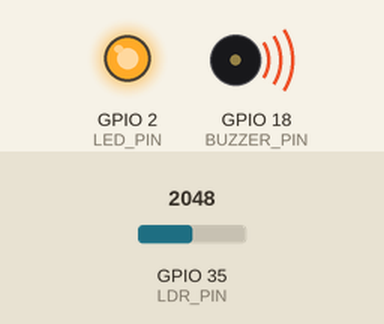
Recording of a sketch running on a simulated ESP32. Parts: output pins drawn as LEDs (lit = HIGH), buzzer (waves = sounding). The inputs (shaded band) are chosen by the test bench; at power-on: GPIO 35 (LDR_PIN) = 2048.

Above: at 1.2 s.
1.3 s: GPIO 35 (LDR_PIN) set to 531
2.8 s: GPIO 35 (LDR_PIN) set to 468
At 3.1 s:
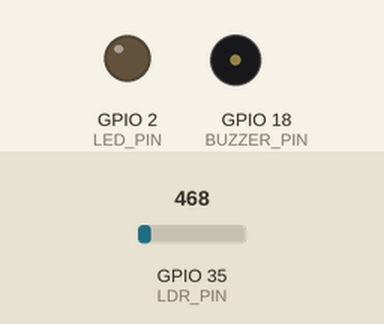
4.3 s: GPIO 35 (LDR_PIN) set to 540
At 5.5 s:
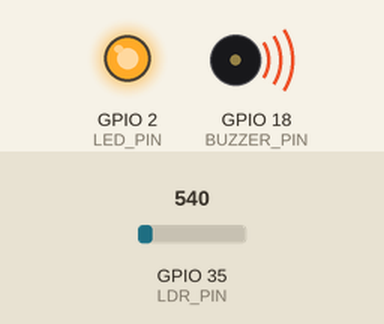
5.8 s: GPIO 35 (LDR_PIN) set to 491
At 6.7 s:
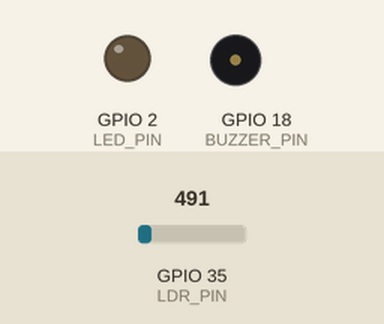
Timing chart, 0 to 8.3 s (numbered marks = the images above; inputs shaded):
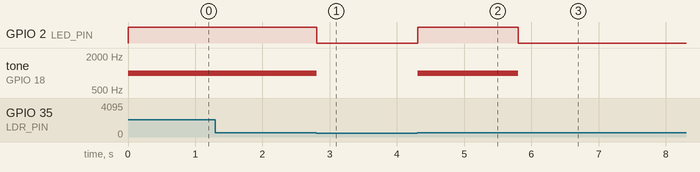

Measured:
- the behaviour switches between 501 and 500 on GPIO 35 (LDR_PIN) (found by bisection; images 0 and 1)
- after the input at 1.3 s, every drawn part: stays the same
- after the input at 2.8 s, GPIO 2 (LED_PIN): HIGH → LOW at once; tone on GPIO 18 (BUZZER_PIN): 1000 Hz → silent at once
- after the input at 4.3 s, GPIO 2 (LED_PIN): LOW → HIGH at once; tone on GPIO 18 (BUZZER_PIN): silent → 1000 Hz at once
- after the input at 5.8 s, GPIO 2 (LED_PIN): HIGH → LOW at once; tone on GPIO 18 (BUZZER_PIN): 1000 Hz → silent at once

The sketch:

LED_LDR.ino
```cpp
#define LED_PIN 2
#define BUZZER_PIN 18  // Define the pins used for the LED, buzzer, and LDR
#define LDR_PIN 35

int light_threshold = 500;

void setup() {
  // put your setup code here, to run once:

  Serial.begin(9600);
  pinMode(LED_PIN, OUTPUT);
  pinMode(BUZZER_PIN, OUTPUT);
  // Initialize the serial port and configure the LED and buzzer pins


}

void loop() {
  // put your main code here, to run repeatedly:

  int ldr_value = analogRead(LDR_PIN);

   // Check if the light level is above the threshold
  if(ldr_value > light_threshold){

    digitalWrite(LED_PIN, HIGH);
    tone(BUZZER_PIN, 1000);

  }
  else {
     // If it is not, turn off the LED and buzzer
    digitalWrite(LED_PIN, LOW);
    noTone(BUZZER_PIN);

  }

  delay(100);

}
```
